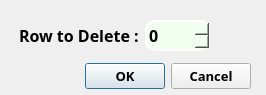
<?xml version="1.0" encoding="UTF-8"?>
<ui version="4.0">
 <class>Dialog</class>
 <widget class="QDialog" name="Dialog">
  <property name="geometry">
   <rect>
    <x>0</x>
    <y>0</y>
    <width>266</width>
    <height>95</height>
   </rect>
  </property>
  <property name="windowTitle">
   <string>Dialog</string>
  </property>
  <property name="styleSheet">
   <string notr="true">QDialog{
	background: url(:simple_clouds_on_blue_background_by_dragossshadow-d5edqq0.png);
}</string>
  </property>
  <widget class="QDialogButtonBox" name="buttonBox">
   <property name="geometry">
    <rect>
     <x>30</x>
     <y>60</y>
     <width>221</width>
     <height>32</height>
    </rect>
   </property>
   <property name="font">
    <font>
     <family>Kozuka Gothic Pr6N H</family>
     <pointsize>10</pointsize>
     <weight>75</weight>
     <bold>true</bold>
    </font>
   </property>
   <property name="orientation">
    <enum>Qt::Horizontal</enum>
   </property>
   <property name="standardButtons">
    <set>QDialogButtonBox::Cancel|QDialogButtonBox::Ok</set>
   </property>
  </widget>
  <widget class="QWidget" name="layoutWidget">
   <property name="geometry">
    <rect>
     <x>19</x>
     <y>20</y>
     <width>191</width>
     <height>31</height>
    </rect>
   </property>
   <layout class="QHBoxLayout" name="horizontalLayout">
    <item>
     <widget class="QLabel" name="label">
      <property name="font">
       <font>
        <family>Kozuka Gothic Pr6N H</family>
        <pointsize>12</pointsize>
        <weight>75</weight>
        <bold>true</bold>
       </font>
      </property>
      <property name="text">
       <string>Row to Delete :</string>
      </property>
     </widget>
    </item>
    <item>
     <widget class="QSpinBox" name="rowdel">
      <property name="sizePolicy">
       <sizepolicy hsizetype="Preferred" vsizetype="Preferred">
        <horstretch>0</horstretch>
        <verstretch>0</verstretch>
       </sizepolicy>
      </property>
      <property name="font">
       <font>
        <family>Kozuka Gothic Pr6N H</family>
        <pointsize>12</pointsize>
        <weight>75</weight>
        <bold>true</bold>
       </font>
      </property>
      <property name="styleSheet">
       <string notr="true">QSpinBox {
                        border-style:outset; 
                        border-width:2px;
                        border-radius: 10px;
                        border-color: #fffafa;
                        color:rgb(0, 0, 0);
                        background-color: #f0fff0
}</string>
      </property>
     </widget>
    </item>
   </layout>
  </widget>
 </widget>
 <resources/>
 <connections>
  <connection>
   <sender>buttonBox</sender>
   <signal>accepted()</signal>
   <receiver>Dialog</receiver>
   <slot>accept()</slot>
   <hints>
    <hint type="sourcelabel">
     <x>248</x>
     <y>254</y>
    </hint>
    <hint type="destinationlabel">
     <x>157</x>
     <y>274</y>
    </hint>
   </hints>
  </connection>
  <connection>
   <sender>buttonBox</sender>
   <signal>rejected()</signal>
   <receiver>Dialog</receiver>
   <slot>reject()</slot>
   <hints>
    <hint type="sourcelabel">
     <x>316</x>
     <y>260</y>
    </hint>
    <hint type="destinationlabel">
     <x>286</x>
     <y>274</y>
    </hint>
   </hints>
  </connection>
 </connections>
</ui>
